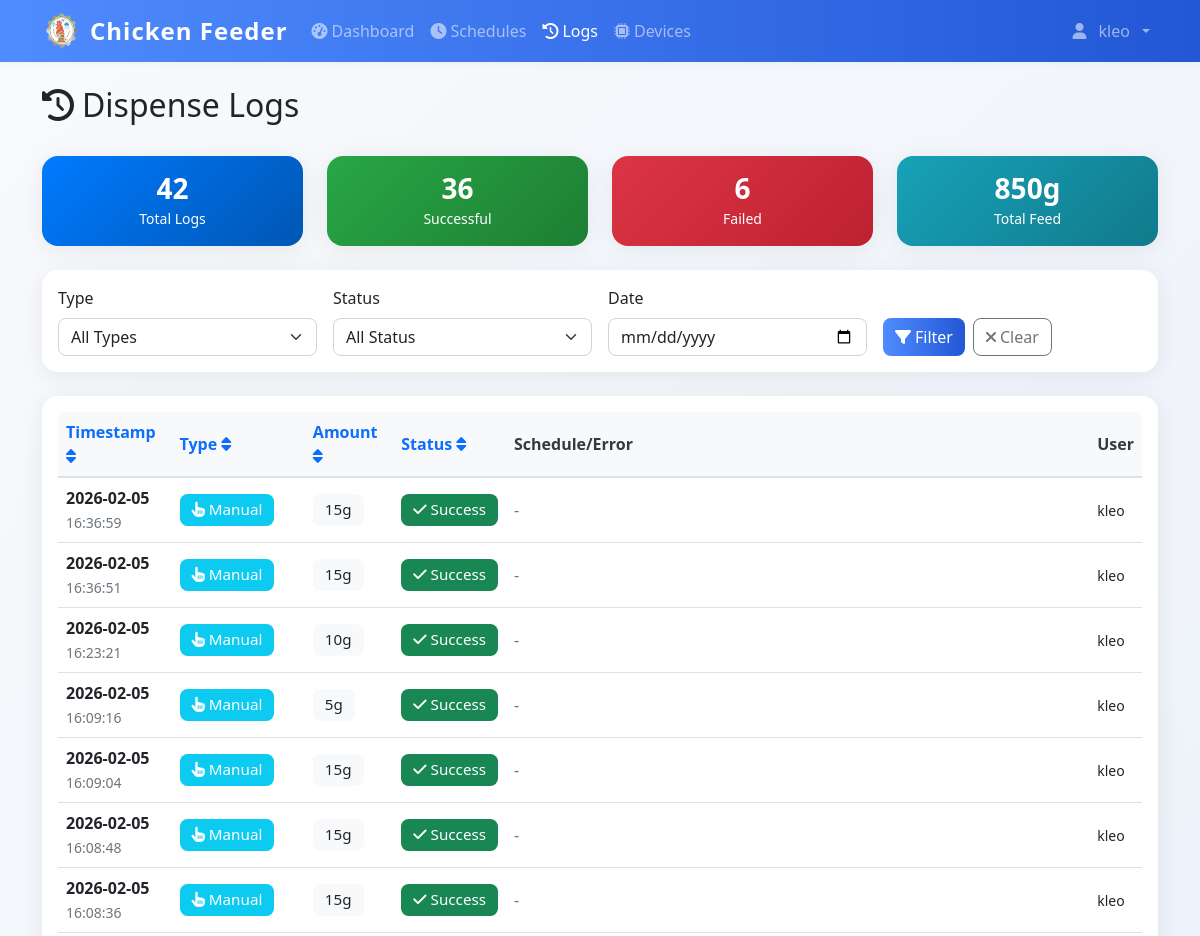
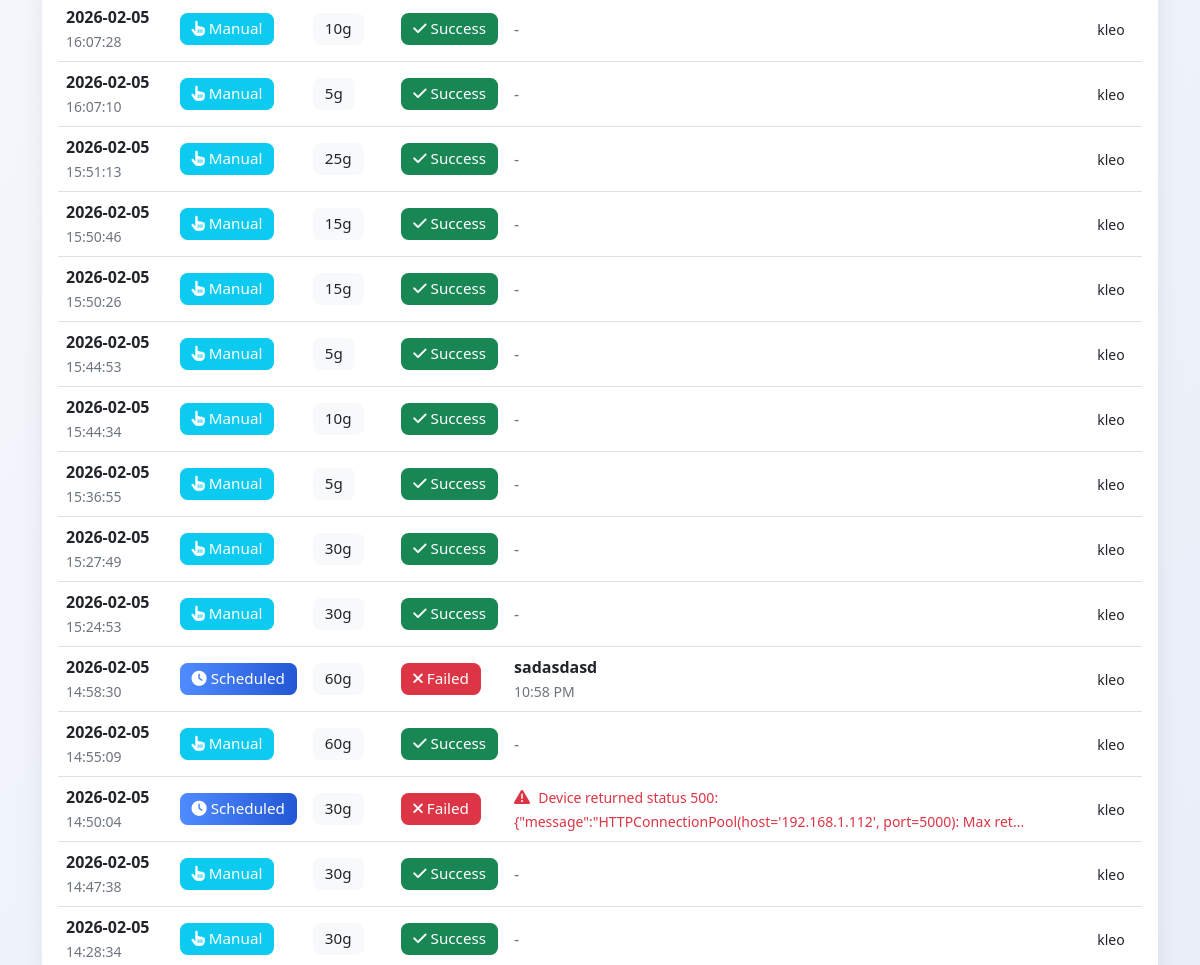
The page /logs (signed in, upper part) on the database as committed earlier (2 pictures, top to bottom).
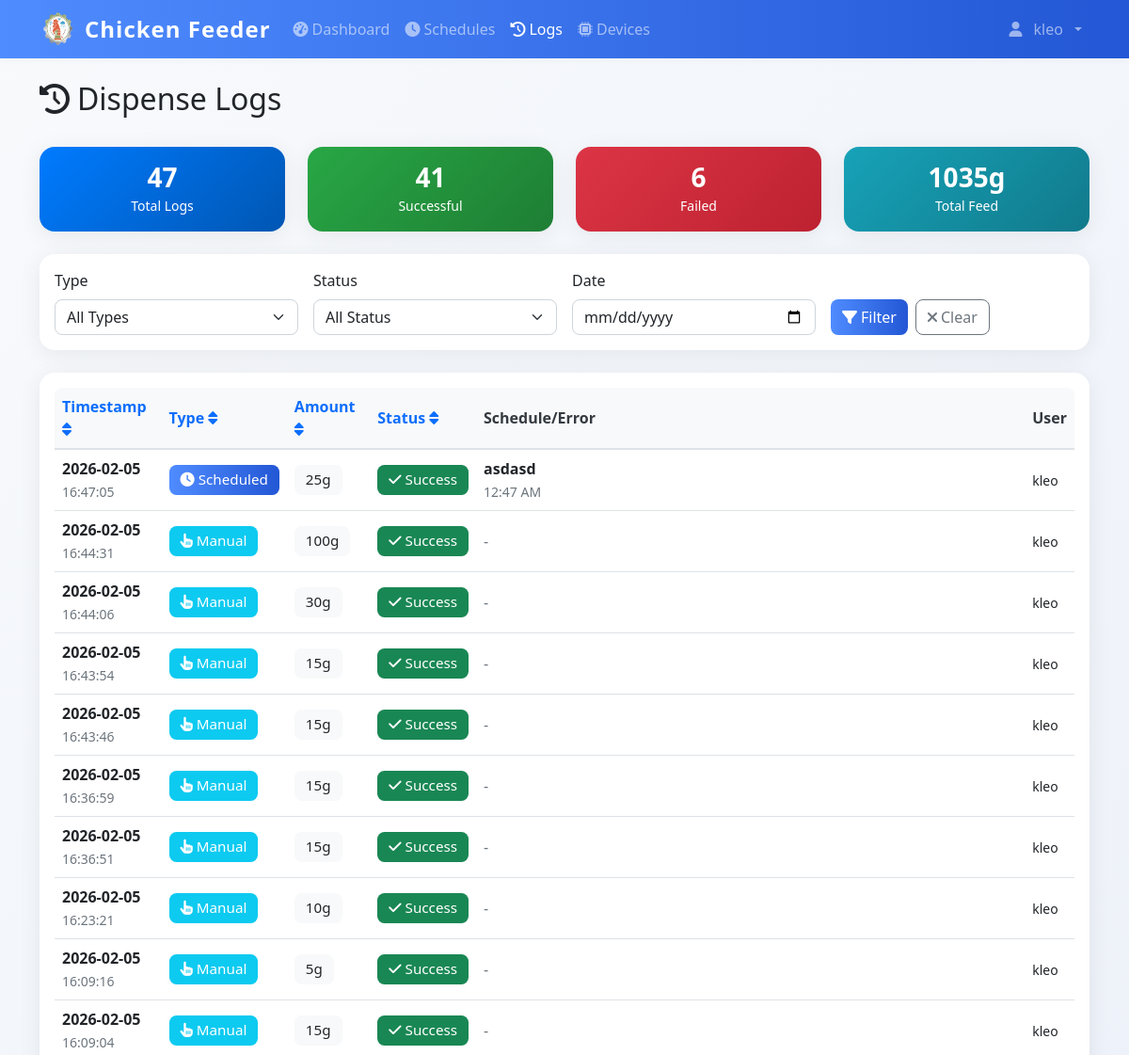
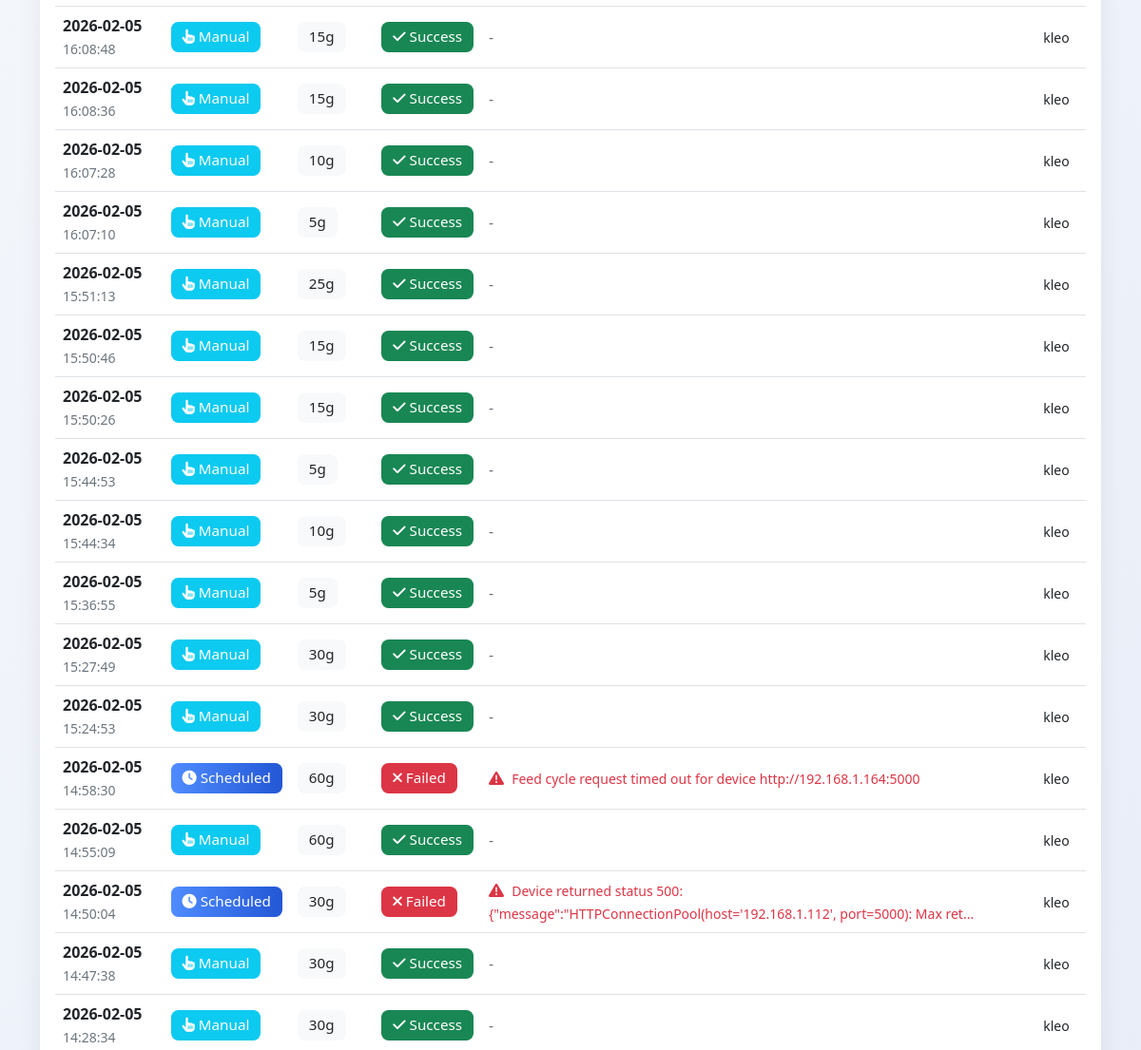
The same page on the database as committed later (2 pictures, top to bottom).
### models.py (models this page shows)
class User(UserMixin, db.Model):
    id = db.Column(db.Integer, primary_key=True)
    username = db.Column(db.String(80), unique=True, nullable=False)
    email = db.Column(db.String(120), unique=True, nullable=False)
    password_hash = db.Column(db.String(120), nullable=False)
    iot_device_url = db.Column(db.String(255), nullable=True)  # e.g., 'http://192.168.1.100:5000' or 'pi_klei'
    is_admin = db.Column(db.Boolean, default=True)
    created_at = db.Column(db.DateTime, default=datetime.utcnow)

class DispenseLog(db.Model):
    id = db.Column(db.Integer, primary_key=True)
    timestamp = db.Column(db.DateTime, default=datetime.utcnow, nullable=False)
    amount_grams = db.Column(db.Integer, nullable=False)
    trigger_type = db.Column(db.String(20), nullable=False)
    schedule_id = db.Column(db.Integer, db.ForeignKey('feed_schedule.id'), nullable=True)
    status = db.Column(db.String(20), default='success')
    error_message = db.Column(db.Text, nullable=True)
    triggered_by = db.Column(db.Integer, db.ForeignKey('user.id'), nullable=True)
    schedule = db.relationship('FeedSchedule', backref=db.backref('dispense_logs', lazy=True))
    user = db.relationship('User', backref=db.backref('dispense_logs', lazy=True))

class FeedSchedule(db.Model):
    id = db.Column(db.Integer, primary_key=True)
    name = db.Column(db.String(100), nullable=False)
    feed_time = db.Column(db.Time, nullable=False)
    amount_grams = db.Column(db.Integer, nullable=False)
    is_active = db.Column(db.Boolean, default=True)
    created_by = db.Column(db.Integer, db.ForeignKey('user.id'), nullable=False)
    created_at = db.Column(db.DateTime, default=datetime.utcnow)
    user = db.relationship('User', backref=db.backref('schedules', lazy=True))

### app.py (the view)
@app.route('/logs')
@login_required
def logs():
    page = request.args.get('page', 1, type=int)
    if not current_user.is_admin:
        logs = DispenseLog.query.filter_by(triggered_by=current_user.id).order_by(DispenseLog.timestamp.desc()).paginate(
            page=page, per_page=50, error_out=False
        )
    else:
        logs = DispenseLog.query.order_by(DispenseLog.timestamp.desc()).paginate(
            page=page, per_page=50, error_out=False
        )
    return render_template('logs.html', logs=logs)

### templates/logs.html (shortened to what this page needs)
{% extends "base.html" %}
{% block content %}
<div class="container mt-4">
    <div class="row mb-4">
        <div class="col">
            <h1 class="h2">
                <i class="fas fa-history me-2"></i>Dispense Logs
            </h1>
        </div>
    </div>
    {% if not logs or not logs.items %}
    <div class="text-center text-muted py-5">
        <i class="fas fa-clipboard-list fa-4x mb-3"></i>
        <h4>No Logs Available</h4>
        <p class="mb-4">No log data found. Dispense logs will appear here once you start feeding.</p>
        <a href="{{ url_for('dashboard') }}" class="btn btn-primary">
            <i class="fas fa-tachometer-alt me-2"></i>Go to Dashboard
        </a>
    </div>
    {% else %}
    <div class="row my-4">
        <div class="col-md-3">
            <div class="card bg-primary text-white">
                <div class="card-body text-center">
                    <h3 class="mb-0">{{ logs.total }}</h3>
                    <small>Total Logs</small>
                </div>
            </div>
        </div>
        <div class="col-md-3">
            <div class="card bg-success text-white">
                <div class="card-body text-center">
                    <h3 class="mb-0">{{ logs.items|selectattr('status', 'equalto', 'success')|list|length }}</h3>
                    <small>Successful</small>
                </div>
            </div>
        </div>
        <div class="col-md-3">
            <div class="card bg-danger text-white">
                <div class="card-body text-center">
                    <h3 class="mb-0">{{ logs.items|selectattr('status', 'equalto', 'failure')|list|length }}</h3>
                    <small>Failed</small>
                </div>
            </div>
        </div>
        <div class="col-md-3">
            <div class="card bg-info text-white">
                <div class="card-body text-center">
                    <h3 class="mb-0">{{ logs.items|sum(attribute='amount_grams') }}g</h3>
                    <small>Total Feed</small>
                </div>
            </div>
        </div>
    </div>
    <div class="card mb-4">
        <div class="card-body">
            <div class="row g-3">
                <div class="col-md-3">
                    <label for="filter-type" class="form-label">Type</label>
                    <select class="form-select" id="filter-type">
                        <option value="">All Types</option>
                    </select>
                </div>
                <div class="col-md-3">
                    <label for="filter-status" class="form-label">Status</label>
                    <select class="form-select" id="filter-status">
                        <option value="">All Status</option>
                    </select>
                </div>
                <div class="col-md-3">
                    <label for="filter-date" class="form-label">Date</label>
                    <input type="date" class="form-control" id="filter-date">
                </div>
                <div class="col-md-3">
                    <label class="form-label">&nbsp;</label>
                    <div class="d-flex gap-2">
                        <button class="btn btn-primary" onclick="applyFilters()">
                            <i class="fas fa-filter me-1"></i>Filter
                        </button>
                        <button class="btn btn-outline-secondary" onclick="clearFilters()">
                            <i class="fas fa-times me-1"></i>Clear
                        </button>
                    </div>
                </div>
            </div>
        </div>
    </div>
    <div class="card">
        <div class="card-body">
            {% if logs.items %}
            <div class="table-responsive">
                <table class="table table-hover">
                    <thead>
                        <tr>
                            <th>
                                <a href="#" onclick="sortTable('timestamp')" class="text-decoration-none">
                                    Timestamp <i class="fas fa-sort"></i>
                                </a>
                            </th>
                            <th>
                                <a href="#" onclick="sortTable('type')" class="text-decoration-none">
                                    Type <i class="fas fa-sort"></i>
                                </a>
                            </th>
                            <th>
                                <a href="#" onclick="sortTable('amount')" class="text-decoration-none">
                                    Amount <i class="fas fa-sort"></i>
                                </a>
                            </th>
                            <th>
                                <a href="#" onclick="sortTable('status')" class="text-decoration-none">
                                    Status <i class="fas fa-sort"></i>
                                </a>
                            </th>
                            <th>Schedule/Error</th>
                            <th>User</th>
                        </tr>
                    </thead>
                    <tbody id="logs-table-body">
                        {% for log in logs.items %}
                        <tr class="log-row"
                            data-type="{{ log.trigger_type }}"
                            data-status="{{ log.status }}"
                            data-date="{{ log.timestamp.strftime('%Y-%m-%d') }}">
                            <td>
                                <div>
                                    <strong>{{ log.timestamp.strftime('%Y-%m-%d') }}</strong>
                                </div>
                                <small class="text-muted">{{ log.timestamp.strftime('%H:%M:%S') }}</small>
                            </td>
                            <td>
                                {% if log.trigger_type == 'manual' %}
                                    <span class="badge bg-info">
                                        <i class="fas fa-hand-pointer me-1"></i>Manual
                                    </span>
                                {% else %}
                                    <span class="badge bg-primary">
                                        <i class="fas fa-clock me-1"></i>Scheduled
                                    </span>
                                {% endif %}
                            </td>
                            <td>
                                <span class="badge bg-light text-dark">{{ log.amount_grams }}g</span>
                            </td>
                            <td>
                                {% if log.status == 'success' %}
                                    <span class="badge bg-success">
                                        <i class="fas fa-check me-1"></i>Success
                                    </span>
                                {% else %}
                                    <span class="badge bg-danger">
                                        <i class="fas fa-times me-1"></i>Failed
                                    </span>
                                {% endif %}
                            </td>
                            <td>
                                {% if log.schedule %}
                                    <div>
                                        <strong>{{ log.schedule.name }}</strong>
                                    </div>
                                    <small class="text-muted">{{ log.schedule.feed_time.strftime('%I:%M %p') }}</small>
                                {% elif log.error_message %}
                                    <div class="text-danger">
                                        <i class="fas fa-exclamation-triangle me-1"></i>
                                        <small>{{ log.error_message[:100] }}{% if log.error_message|length > 100 %}...{% endif %}</small>
                                    </div>
                                {% else %}
                                    <span class="text-muted">-</span>
                                {% endif %}
                            </td>
                            <td>
                                {% if log.user %}
                                    <small>{{ log.user.username }}</small>
                                {% else %}
                                    <small class="text-muted">System</small>
                                {% endif %}
                            </td>
                        </tr>
                        {% endfor %}
                    </tbody>
                </table>
            </div>
            {% endif %}
        </div>
    </div>
</div>
{% endif %}
{% endblock %}

### templates/base.html (shortened to what this page needs)
<!DOCTYPE html>
<html lang="en">
<head>
    <link href="https://cdn.jsdelivr.net/npm/bootstrap@5.1.3/dist/css/bootstrap.min.css" rel="stylesheet">
    <link href="https://cdnjs.cloudflare.com/ajax/libs/font-awesome/6.0.0/css/all.min.css" rel="stylesheet">
    <link href="{{ url_for('static', filename='css/style.css') }}" rel="stylesheet">
</head>
<body>
    {% if current_user.is_authenticated %}
    <nav class="navbar navbar-expand-lg navbar-dark bg-primary">
        <div class="container">
            <div class="d-flex align-items-center gap-2">
                <img src="{{ url_for('static', filename='img/chicken-logo.png') }}" alt="Logo" style="width:40px;height:40px;" >
                <a class="navbar-brand" href="{{ url_for('dashboard') }}">
                   Chicken Feeder
                </a>
            </div>
            <div class="collapse navbar-collapse" id="navbarNav">
                <ul class="navbar-nav me-auto">
                    <li class="nav-item">
                        <a class="nav-link {% if request.endpoint == 'dashboard' %}active{% endif %}"
                           href="{{ url_for('dashboard') }}">
                            <i class="fas fa-tachometer-alt me-1"></i>Dashboard
                        </a>
                    </li>
                    <li class="nav-item">
                        <a class="nav-link {% if request.endpoint in ['schedules', 'add_schedule'] %}active{% endif %}"
                           href="{{ url_for('schedules') }}">
                            <i class="fas fa-clock me-1"></i>Schedules
                        </a>
                    </li>
                    <li class="nav-item">
                        <a class="nav-link {% if request.endpoint == 'logs' %}active{% endif %}"
                           href="{{ url_for('logs') }}">
                            <i class="fas fa-history me-1"></i>Logs
                        </a>
                    </li>
                    <li class="nav-item">
                        <a class="nav-link {% if request.endpoint in ['devices', 'add_device'] %}active{% endif %}"
                           href="{{ url_for('devices') }}">
                            <i class="fas fa-microchip me-1"></i>Devices
                        </a>
                    </li>
                </ul>
                <ul class="navbar-nav">
                    <li class="nav-item dropdown">
                        <a class="nav-link dropdown-toggle d-flex align-items-center gap-2" href="#" id="navbarDropdown" role="button"
                           data-bs-toggle="dropdown" aria-expanded="false">
                            <i class="fas fa-user me-1 "></i>{{ current_user.username }}
                        </a>
                    </li>
                </ul>
            </div>
        </div>
    </nav>
    {% endif %}
    <main class="container-fluid align-items-center">
        {% block content %}{% endblock %}
    </main>
</body>
</html>

Rows that differ between the two databases and show on the page:
added DispenseLog: timestamp "2026-02-05", timestamp "16:47:05", trigger_type "scheduled" (drawn), amount_grams "25", status "success" (drawn), schedule.name "asdasd", schedule.feed_time "12:47 AM", user.username "kleo"
added DispenseLog: timestamp "2026-02-05", timestamp "16:44:31", trigger_type "manual" (drawn), amount_grams "100", status "success" (drawn), user.username "kleo"
added DispenseLog: timestamp "2026-02-05", timestamp "16:44:06", trigger_type "manual" (drawn), amount_grams "30", status "success" (drawn), user.username "kleo"
added DispenseLog: timestamp "2026-02-05", timestamp "16:43:54", trigger_type "manual" (drawn), amount_grams "15", status "success" (drawn), user.username "kleo"
added DispenseLog: timestamp "2026-02-05", timestamp "16:43:46", trigger_type "manual" (drawn), amount_grams "15", status "success" (drawn), user.username "kleo"
changed DispenseLog: error_message (not shown) → "Feed cycle request timed out for device http://192.168.1.164:5000"; schedule.name "sadasdasd" → (not shown); schedule.feed_time "10:58 PM" → (not shown)
Other text that changed with them:
{{ logs.total }}: "42" → "47"
{{ logs.items|selectattr('status', 'equalto', 'success')|list|length }}: "36" → "41"
{{ logs.items|sum(attribute='amount_grams') }}: "850" → "1035"
